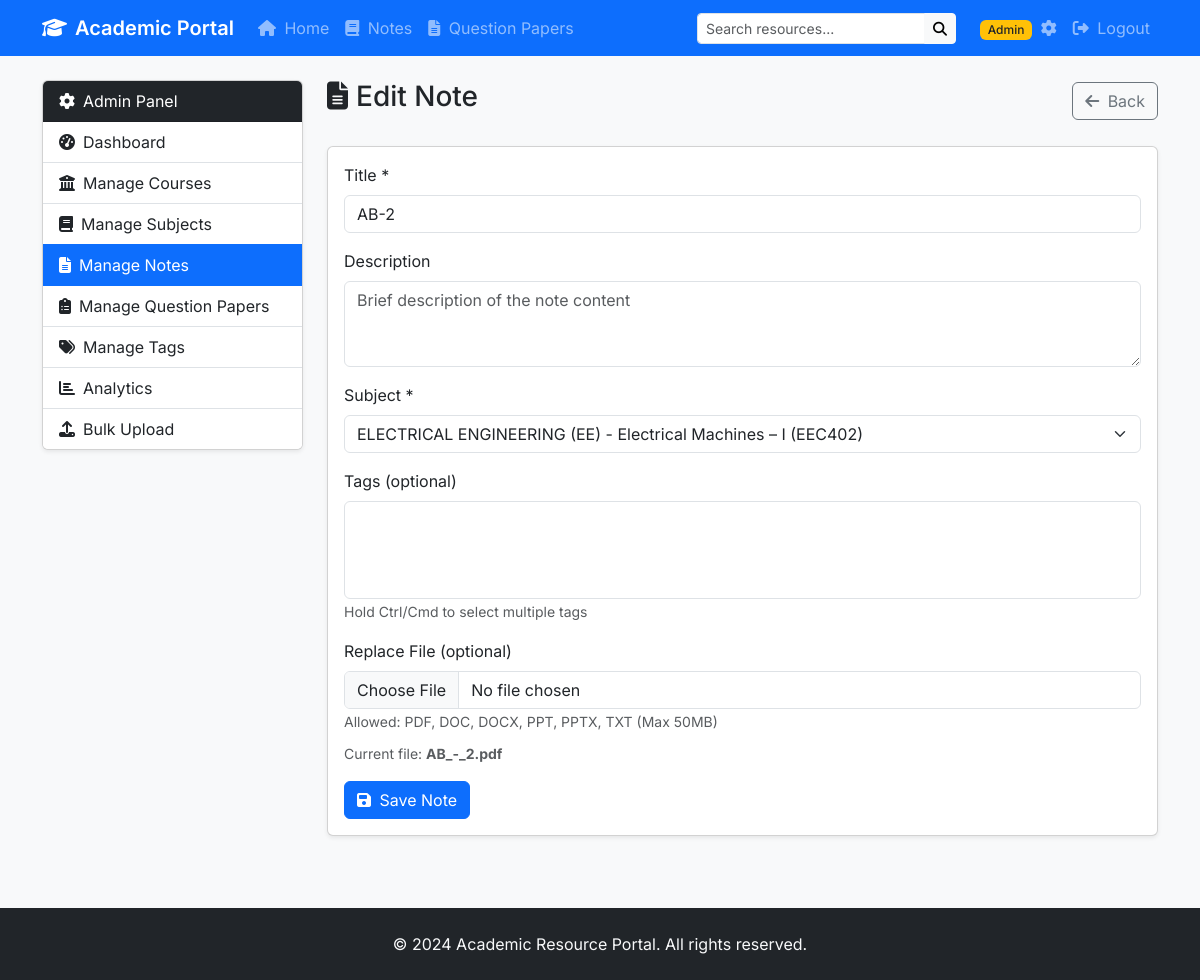
Page /admin/notes/edit/2 (signed in) on the earlier database version.
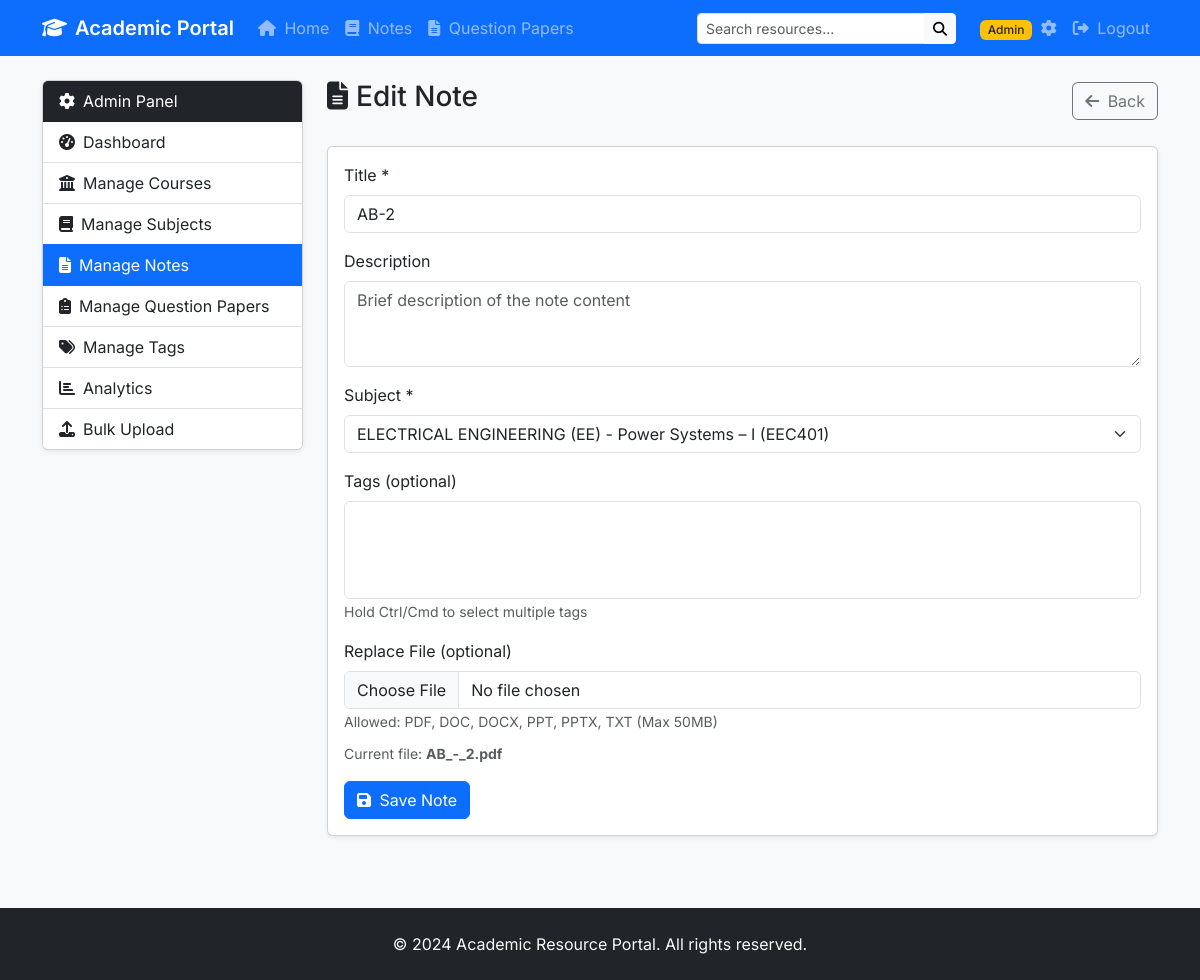
Same page on the later database version.
### models.py (models this page shows, shortened)
class Note(db.Model):
    id = db.Column(db.Integer, primary_key=True)
    title = db.Column(db.String(200), nullable=False)
    description = db.Column(db.Text)
    filename = db.Column(db.String(255), nullable=False)
    original_filename = db.Column(db.String(255), nullable=False)
    file_size = db.Column(db.Integer)
    subject_id = db.Column(db.Integer, db.ForeignKey('subject.id'), nullable=False)
    uploaded_at = db.Column(db.DateTime, default=datetime.utcnow)
    download_count = db.Column(db.Integer, default=0)
    tags = db.relationship('Tag', secondary='note_tags', backref=db.backref('notes', lazy='dynamic'))

### routes.py (the view, shortened to what this page needs)
@app.route('/admin/notes/edit/<int:note_id>', methods=['GET', 'POST'])
@login_required
def admin_edit_note(note_id):
    note = Note.query.get_or_404(note_id)
    form = NoteEditForm(obj=note)
    subjects = Subject.query.join(Course).order_by(Course.name, Subject.name).all()
    form.subject_id.choices = [(s.id, f"{s.course.name} - {s.name}") for s in subjects]
    form.tag_ids.choices = [(t.id, t.name) for t in Tag.query.order_by(Tag.name).all()]
    if request.method == 'GET':
        form.tag_ids.data = [t.id for t in note.tags]
    return render_template('admin/note_form.html', form=form, title='Edit Note', note=note)

### forms.py
class NoteEditForm(FlaskForm):
    title = StringField('Title', validators=[DataRequired(), Length(max=200)])
    description = TextAreaField('Description')
    subject_id = SelectField('Subject', coerce=int, validators=[DataRequired()])
    tag_ids = SelectMultipleField('Tags', coerce=int)
    file = FileField('Replace File (optional)', validators=[
        FileAllowed(['pdf', 'doc', 'docx', 'ppt', 'pptx', 'txt'], 'Only PDF, Word, PowerPoint and Text files allowed!')
    ])

### routes.py (called while the page is built)
@login_manager.user_loader
def load_user(user_id):
    return Admin.query.get(int(user_id))

### templates/admin/note_form.html (shortened to what this page needs)
{% extends "admin/base_admin.html" %}
{% block admin_content %}
<div class="d-flex justify-content-between align-items-center mb-4">
    <h3><i class="fas fa-file-alt me-2"></i>{{ title }}</h3>
    <a href="{{ url_for('admin_notes') }}" class="btn btn-outline-secondary">
        <i class="fas fa-arrow-left me-1"></i> Back
    </a>
</div>
<div class="card shadow-sm">
    <div class="card-body">
        <form method="post" enctype="multipart/form-data">
            <div class="mb-3">
                <label for="title" class="form-label">Title *</label>
                {{ form.title(class="form-control", placeholder="e.g., Chapter 1 - Introduction to Algorithms") }}
            </div>
            <div class="mb-3">
                <label for="description" class="form-label">Description</label>
                {{ form.description(class="form-control", rows="3", placeholder="Brief description of the note content") }}
            </div>
            <div class="mb-3">
                <label for="subject_id" class="form-label">Subject *</label>
                {{ form.subject_id(class="form-select") }}
            </div>
            <div class="mb-3">
                <label for="tag_ids" class="form-label">Tags (optional)</label>
                {{ form.tag_ids(class="form-select", multiple=True, size="4") }}
                <small class="text-muted">Hold Ctrl/Cmd to select multiple tags</small>
            </div>
            <div class="mb-3">
                <label for="file" class="form-label">
                    {% if note %}
                    Replace File (optional)
                    {% else %}
                    File *
                    {% endif %}
                </label>
                <div class="input-group">
                    {{ form.file(class="form-control") }}
                </div>
                <small class="text-muted">Allowed: PDF, DOC, DOCX, PPT, PPTX, TXT (Max 50MB)</small>
                {% if note %}
                <div class="mt-2">
                    <small class="text-muted">Current file: <strong>{{ note.original_filename }}</strong></small>
                </div>
                {% endif %}
            </div>
            <button type="submit" class="btn btn-primary">
                <i class="fas fa-save me-1"></i> Save Note
            </button>
        </form>
    </div>
</div>
{% endblock %}

Differences in the rows shown:
changed Note "AB_-_2.pdf": subject_id "ELECTRICAL ENGINEERING (EE) - Electrical Machines – I (EEC402)" → "ELECTRICAL ENGINEERING (EE) - Power Systems – I (EEC401)"
